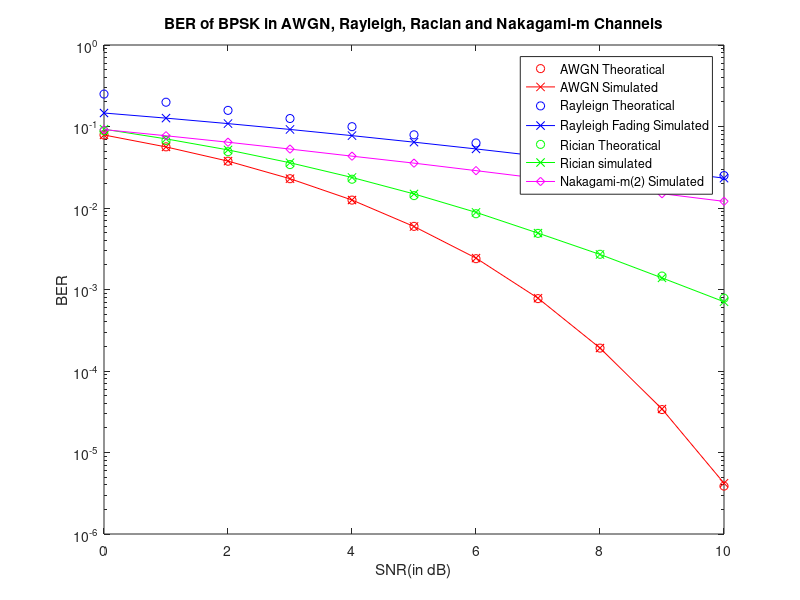

This chart was generated by the following MATLAB code:
clc
close all;
clear;

N = 100000; % Number of bits
SNRdB = 0:1:10; % Range of SNR values in dB
SNR = 10.^(SNRdB/10); % SNR values in linear scale
data = randi([0 1], N, 1); %Random data is generated
iterations = 100; %Number of Iterations

%Inputs bits are modulated using BPSK
Ak = 2*data-1;  % 0->-1, 1->+1

%Initilizations of BER's for different channels
BER_awgn = zeros(size(SNR));
BER_rayleigh = zeros(size(SNR));
BER_rician = zeros(size(SNR));
BER_nakagami = zeros(size(SNR));
BER_awgnth = zeros(size(SNR));
BER_rayleighth = zeros(size(SNR));
BER_ricianth = zeros(size(SNR));

for i = 1:length(SNR)
    for lp = 1:iterations
        
    N0=1./SNR(i);
    sigma(i)=sqrt(N0/2);
    noise=sigma(i)*(randn(N,1)+1i*randn(N,1));% AWGN
    h_rayleigh = sqrt(1/2)*(randn(N, 1) + 1j*randn(N, 1)); %Fading Channel Coefficient
    Yk_gaussian = Ak + noise;
    Yk_Rayleigh = h_rayleigh.*Ak + noise;
    %% rician
    k1=10; %Rician factor
    mean=sqrt(k1/(k1+1));% mean
    sigma=sqrt(1/(2*(k1+1)));%variance
    Nr2=randn(N,1)*sigma+mean;
    Ni2=randn(N,1)*sigma;
    %To generate the Rician Random Variable
    h_rac=sqrt(Nr2.^2+Ni2.^2); %Rician fading coefficient
    Yk_Rician=Ak.*h_rac+noise; % s means transmitted signal...please take the value as u have taken
    
    %% nakagami -m
    m =2;
    h_naka = sqrt(m)*sqrt(1/2)*(randn(N, 1) + 1i*randn(N, 1));
    %h_naka = transpose(sqrt(m)*sqrt(1/gamrnd(m,1/m,[N,1])));
    YK_nakagami = Ak.*h_naka + noise;
    %% detections
    detected_awgn = real(Yk_gaussian)>0;
    y=Yk_Rayleigh./h_rayleigh;
    detected_rayleigh = real(y)>0;
    z1=Yk_Rician./h_rac;
    detected_rician = real(z1)>0;
    detected_nakagami = real(conj(h_naka).*YK_nakagami)>0;
    %% error
    errors_awgn = sum(detected_awgn ~= data);
    errors_rayleigh = sum(detected_rayleigh ~= data);
    errors_rician = sum(detected_rician ~= data);
    errors_nakagami = sum(detected_nakagami ~= data);
    BER_awgn(i) = BER_awgn(i) + errors_awgn/N;
    
    BER_rayleigh(i) = BER_rayleigh(i) + errors_rayleigh/N;
   
    %BER_rayleighth = 0.5*(1 - sqrt(SNR./(1 + SNR)));
    BER_rician(i) = BER_rician(i) + errors_rician/N;
    
    BER_nakagami(i) = BER_nakagami(i) + errors_nakagami/N;
    end
    BER_awgn(i) = BER_awgn(i)/iterations;
    BER_rayleigh(i) = BER_rayleigh(i)/iterations;
    BER_rician(i) = BER_rician(i)/iterations;
    BER_nakagami(i) = BER_nakagami(i)/iterations;
    BER_awgnth(i) = BER_awgnth(i) + qfunc(sqrt(2*SNR(i))); % AWGN theoritical
    BER_rayleighth(i) = BER_rayleighth(i) + 1./(4*SNR(i));% Rayleigh Theoretical
    BER_ricianth(i) = BER_ricianth(i) + 0.5*erfc(sqrt((k1*SNR(i))/(k1+SNR(i)))); % rician theoetical
end
figure;
semilogy(SNRdB,BER_awgnth,'or');
hold on;
semilogy(SNRdB, BER_awgn, 'r-x');
semilogy(SNRdB,BER_rayleighth,'ob');
semilogy(SNRdB,BER_rayleigh,'b-x');
semilogy(SNRdB,BER_ricianth,'og');
semilogy(SNRdB,BER_rician,'g-x');
semilogy(SNRdB,BER_nakagami,'m-d');
legend('AWGN Theoratical','AWGN Simulated', 'Rayleign Theoratical','Rayleigh Fading Simulated','Rician Theoratical','Rician simulated','Nakagami-m(2) Simulated');
xlabel("SNR(in dB)");
ylabel("BER");
title("BER of BPSK in AWGN, Rayleigh, Racian and Nakagami-m Channels")